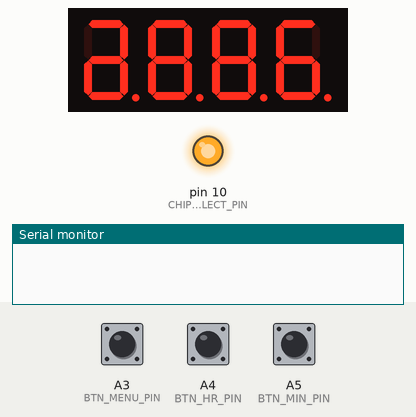
The sketch below on a simulated Arduino Uno, built with avr-gcc and run on an emulated ATmega328P. Parts: 4-digit seven-segment display, output pins drawn as LEDs (lit = HIGH), the last lines printed to the serial monitor. Wiring (inferred from the names in the program): 4-digit 7-segment display, segments lit when LOW: segments pin 3, pin 5, pin 4, pin 8, pin 6, pin 9, pin 7, pin 2; digit selects pin 9, A2, A1, A0. The test bench sets the inputs (shaded band); at power-on: A3 (BTN_MENU_PIN) LOW, A5 (BTN_MIN_PIN) LOW, A4 (BTN_HR_PIN) LOW. The segment pins are drawn as the display they are named for; pins used as bus, display or sensor lines are not drawn.

Above: at 1.2 s.
1.3 s: A3 (BTN_MENU_PIN) pulled HIGH for 0.15 s
2.0 s: A5 (BTN_MIN_PIN) pulled HIGH for 0.15 s
2.7 s: A4 (BTN_HR_PIN) pulled HIGH for 0.15 s
At 2.93 s:
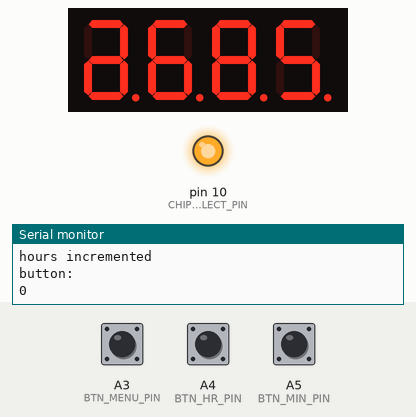
3.4 s: A4 (BTN_HR_PIN) pulled HIGH for 1 s
At 4.7 s:
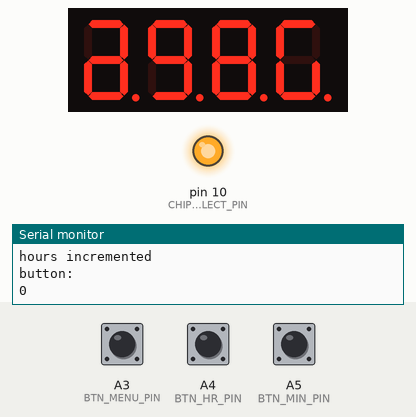
5.0 s: A5 (BTN_MIN_PIN) pulled HIGH for 1 s
At 6.5 s:
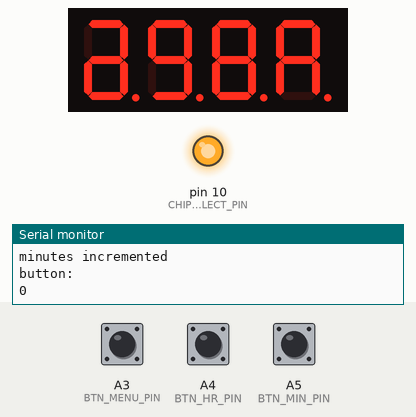
6.6 s: A3 (BTN_MENU_PIN) pulled HIGH for 1 s
At 7.9 s:
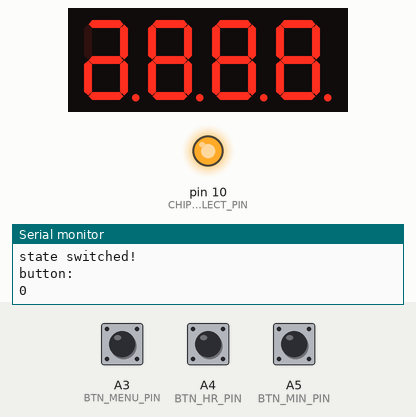
Timing chart, 0 to 9.6 s (numbered marks = the images above; inputs shaded):
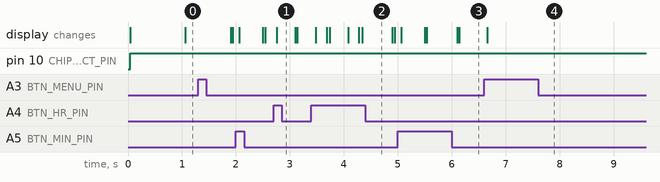

The sketch:

smartalarm.ino
```cpp
#include <SPI.h>
#include <Time.h>
#include <TimeAlarms.h>

//CONSTANTS
#define STATE_SHOWTIME 0
#define STATE_SETTIME 1
#define STATE_SETALARM 2
#define BLINK_FREQ 500
#define BTN_HOLD 2000


// Pin constants
const int BTN_MENU_PIN = A3;
const int BTN_HR_PIN = A4;
const int BTN_MIN_PIN = A5;
const int SPEAKER_PIN = 3;
const int ALARM_LED_PIN = 4;
// Digit select pins
const int DIGIT_1 = 9, DIGIT_2 = A2, DIGIT_3 = A1, DIGIT_4 = A0;
// Chip select for SPI protocol
const int CHIP_SELECT_PIN = 10;

// Last readings for buttons
int last_button_menu = LOW;  // the previous reading from the input pin
int last_button_hour = LOW;  // the previous reading from the input pin
int last_button_minute = LOW;  // the previous reading from the input pin

//Alarm settings and values
int block_length = 30; // measure movement for 30 minutes.
int in_measure_block = false;
int hours = 0;
int mins = 0;
int inc_hours_amount = 0;
int inc_mins_amount = 0;
int blink_delay = 0;

//User interface State
int state = 0;

//Accelerometer registers, values and and pins
char POWER_CTL = 0x2D;  //Power Control Register
char DATA_FORMAT = 0x31;
char DATAX0 = 0x32; //X-Axis Data 0
char DATAX1 = 0x33; //X-Axis Data 1
char DATAY0 = 0x34; //Y-Axis Data 0
char DATAY1 = 0x35; //Y-Axis Data 1
char DATAZ0 = 0x36; //Z-Axis Data 0
char DATAZ1 = 0x37; //Z-Axis Data 1

//This buffer will hold values read from the ADXL345 registers.
char values[10];
//These variables will be used to hold the x,y and z axis accelerometer values.
int acc_x, acc_y, acc_z;
int last_x, last_y, last_z;
int acc_change;

/*
 * SETUP method
 */
void setup() {
    DDRD = DDRD | B11111100; //all pins 2-7 outputs
    pinMode(8, OUTPUT);
    pinMode(9, OUTPUT);
    PORTD = 0x00; // make pins 0-7 LOWs
    PORTB = 0x00; // make pins 8-13 LOWs
    pinMode(DIGIT_2, OUTPUT);
    pinMode(DIGIT_3, OUTPUT);
    pinMode(DIGIT_4, OUTPUT);
    pinMode(SPEAKER_PIN, OUTPUT);
    pinMode(ALARM_LED_PIN, OUTPUT);
    digitalWrite(ALARM_LED_PIN, LOW);
    setTime(0, 0, 0, 0, 0, 0);

    SPI.begin();
    SPI.setDataMode(SPI_MODE3);

    Serial.begin(9600);

    pinMode(CHIP_SELECT_PIN, OUTPUT);
    digitalWrite(CHIP_SELECT_PIN, HIGH);

    //Put the ADXL345 into +/- 2G range by writing the value 0x01 to the DATA_FORMAT register.
    writeRegister(DATA_FORMAT, 0x00);
    //Put the ADXL345 into Measurement Mode by writing 0x08 to the POWER_CTL register.
    writeRegister(POWER_CTL, 0x08);  //Measurement mode
}

/*
 * LOOP method
 */
void loop() {
    int currentTime = millis();
    int delta_time = 0;
    Alarm.delay(0);

    // Check for state button
    onButtonRisingEdge(BTN_MENU_PIN, &last_button_menu, &toggleState);
    //Execute the current state
    switch (state) {
    case STATE_SHOWTIME:
        //show the time
        displayTime(minute(), second());
        break;
    case STATE_SETTIME:
        delta_time = currentTime - blink_delay;
        if (delta_time < BLINK_FREQ) {
            displayTime(minute() + inc_hours_amount, second() + inc_mins_amount);
        } else if (delta_time >= BLINK_FREQ && delta_time < BLINK_FREQ + 100) {
            turnOnSquare(0);
        } else {
            blink_delay = currentTime;
        }
        onButtonRisingEdge(BTN_HR_PIN, &last_button_hour, &incTimeHours);
        onButtonRisingEdge(BTN_MIN_PIN, &last_button_minute, &incTimeMinutes);
        break;
    case STATE_SETALARM:
        displayTime(hours, mins);
        onButtonRisingEdge(BTN_HR_PIN, &last_button_hour, &incHours);
        onButtonRisingEdge(BTN_MIN_PIN, &last_button_minute, &incMinutes);
        break;
    default:
        displayTime(99, 99); //error!
        break;
    }

    // Measure accelerometer data if needed
    if (in_measure_block) {
        //ACCELEROMETER stuff
        //Reading 6 bytes of data starting at register DATAX0 will retrieve the x,y and z acceleration values from the ADXL345.
        //The results of the read operation will get stored to the values[] buffer.
        readRegister(DATAX0, 6, values);

        //The ADXL345 gives 10-bit acceleration values, but they are stored as bytes (8-bits). To get the full value, two bytes must be combined for each axis.
        //The X value is stored in values[0] and values[1].
        acc_x = ((int)values[1] << 8) | (int)values[0];
        //The Y value is stored in values[2] and values[3].
        acc_y = ((int)values[3] << 8) | (int)values[2];
        //The Z value is stored in values[4] and values[5].
        acc_z = ((int)values[5] << 8) | (int)values[4];

        acc_change = abs(last_x - acc_x) + abs(last_y - acc_y) + abs(last_z - acc_z);
        last_x = acc_x;
        last_y = acc_y;
        last_z = acc_z;

        // Print the results to the terminal.
        Serial.print(acc_x, DEC);
        Serial.print(',');
        Serial.print(acc_y, DEC);
        Serial.print(',');
        Serial.println(acc_z, DEC);
        Serial.println(acc_change);

        if (acc_change > 150) {
            alarmSound();
        }
    }
}

/*
 * Walk through the user interface states
 */
void toggleState() {
    state = (state + 1) % 3;
    if (state == 0) { // state switched to 0, set the alarm
        setAlarm();
    } else if (state == 1) {
        blink_delay = millis();
    } else if (state == 2) {
        setTime(0, minute() + inc_hours_amount, second() + inc_mins_amount, day(), month(), year());
        inc_hours_amount = 0;
        inc_mins_amount = 0;
    }
    Serial.println("state switched!");
}

void incHours() {
    hours = (hours + 1) % 24;
    Serial.println("hours incremented");
}

void incMinutes() {
    mins = (mins + 1) % 60;
    Serial.println("minutes incremented");
}

void incTimeHours() {
    inc_hours_amount = (inc_hours_amount + 1) % 24;
    Serial.println("hours incremented");
}

void incTimeMinutes() {
    inc_mins_amount = (inc_mins_amount + 1) % 60;
    Serial.println("minutes incremented");
}
/*
 * Set the alarm to the current hours and minutes set by the user
 */
void setAlarm() {
    Alarm.alarmOnce(0, hours, mins, blockStart); //TODO: reset to hours and mins, instead of minutes and seconds
    Alarm.alarmOnce(0, hours + ((mins + block_length) / 60), (mins + block_length) % 60, alarmSound); //TODO: reset to hours and mins, instead of minutes and seconds
    Serial.print("Alarm set on: ");
    Serial.print(hours);
    Serial.print(":");
    Serial.print(mins);
    Serial.print("\n");

    digitalWrite(ALARM_LED_PIN, HIGH); //Laat zien dat het alarm ingesteld is
}

/*
 * This functions calls the onRisingEdge function
 * whenever the input pin changes from low to high.
 * Requires a lastButtonState var inorder to keep in memory the last state of the button
 */
void onButtonRisingEdge(int pin, int *lastButtonState, void (*onRisingEdge)()) {
    int buttonState = digitalRead(pin);
    if (buttonState != *lastButtonState) {
        Serial.println("button: ");
        Serial.println(buttonState);
        if (buttonState == HIGH) {
            (*onRisingEdge)();
        }
    }

    *lastButtonState = buttonState;
}

/*
 * Is called when the measure block for the alarm has started
 */
void blockStart() {
    Serial.println("Engaging Block");
    in_measure_block = true;
}

/*
 * Is called when the measure block is over, or when the accelerometer has registered movement
 * Generates a simple alarm melody.
 */
void alarmSound() {
    if (in_measure_block) {
        in_measure_block = false;
        digitalWrite(ALARM_LED_PIN, LOW);
        Serial.println("Alarm triggered!");
        tone(SPEAKER_PIN, 440, 500);
        Alarm.delay(100);
        noTone(SPEAKER_PIN);
        tone(SPEAKER_PIN, 523, 500);
        Alarm.delay(100);
        noTone(SPEAKER_PIN);
        tone(SPEAKER_PIN, 659, 500);
        Alarm.delay(100);
        noTone(SPEAKER_PIN);
    }
}

/*
 * A wrapper function for the three functions below,
 * accepts two integers in hours and minutes,
 * and calculates the resulting digits for the display
 */
void displayTime(int hours, int minutes) {
    displayDigitOnSquare(hours / 10, 1);
    displayDigitOnSquare(hours % 10, 2);
    displayDigitOnSquare(minutes / 10, 3);
    displayDigitOnSquare(minutes % 10, 4);
}

/*
 * A wrapper function for the two functions below
 */
void displayDigitOnSquare(int num, int square) {
    turnOnSquare(square);
    displayDigit(num);
    Alarm.delay(0); //This makes sure that the value of the previous digit doesn't 'blend' into the next one
}

/*
 * This function sends a binary coded decimal to the BCD
 */
void displayDigit(int num) {
    switch (num) {
    case 0:
        digitalWrite(8, LOW); // turn off pin 8
        digitalWrite(7, LOW); // turn off pin 7
        digitalWrite(6, LOW); // turn off pin 6
        digitalWrite(5, LOW); // turn off pin 5
        break;
    case 1:
        digitalWrite(8, LOW); // turn off pin 8
        digitalWrite(7, LOW); // turn off pin 7
        digitalWrite(6, LOW); // turn off pin 6
        digitalWrite(5, HIGH); // turn ON pin 5
        break;
    case 2:
        digitalWrite(8, LOW); // turn off pin 8
        digitalWrite(7, LOW); // turn off pin 7
        digitalWrite(6, HIGH); // turn ON pin 6
        digitalWrite(5, LOW); // turn off pin 5
        break;
    case 3:
        digitalWrite(8, LOW); // turn off pin 8
        digitalWrite(7, LOW); // turn off pin 7
        digitalWrite(6, HIGH); // turn ON pin 6
        digitalWrite(5, HIGH); // turn ON pin 5
        break;
    case 4:
        digitalWrite(8, LOW); // turn off pin 8
        digitalWrite(7, HIGH); // turn ON pin 7
        digitalWrite(6, LOW); // turn off pin 6
        digitalWrite(5, LOW); // turn off pin 5
        break;
    case 5:
        digitalWrite(8, LOW); // turn off pin 8
        digitalWrite(7, HIGH); // turn ON pin 7
        digitalWrite(6, LOW); // turn off pin 6
        digitalWrite(5, HIGH); // turn ON pin 5
        break;
    case 6:
        digitalWrite(8, LOW); // turn off pin 8
        digitalWrite(7, HIGH); // turn ON pin 7
        digitalWrite(6, HIGH); // turn ON pin 6
        digitalWrite(5, LOW); // turn off pin 5
        break;
    case 7:
        digitalWrite(8, LOW); // turn off pin 8
        digitalWrite(7, HIGH); // turn ON pin 7
        digitalWrite(6, HIGH); // turn ON pin 6
        digitalWrite(5, HIGH); // turn ON pin 5
        break;
    case 8:
        digitalWrite(8, HIGH); // turn ON pin 8
        digitalWrite(7, LOW); // turn off pin 7
        digitalWrite(6, LOW); // turn off pin 6
        digitalWrite(5, LOW); // turn off pin 5
        break;
    case 9:
        digitalWrite(8, HIGH); // turn ON pin 8
        digitalWrite(7, LOW); // turn off pin 7
        digitalWrite(6, LOW); // turn off pin 6
        digitalWrite(5, HIGH); // turn ON pin 5
        break;
    }
}
/*
 * This function sets the digit select pin on the 7-segment display.
 * An int 0 deselects all the pins, which is useful for blinking the display
 */
void turnOnSquare(int num) {
    switch (num) {
    case 0:
        digitalWrite(DIGIT_2, LOW);
        digitalWrite(DIGIT_3, LOW);
        digitalWrite(DIGIT_4, LOW);
        digitalWrite(DIGIT_1, LOW);
        break;
    case 1:
        digitalWrite(DIGIT_2, LOW);
        digitalWrite(DIGIT_3, LOW);
        digitalWrite(DIGIT_4, LOW);
        digitalWrite(DIGIT_1, HIGH);
        break;
    case 2:
        digitalWrite(DIGIT_1, LOW);
        digitalWrite(DIGIT_3, LOW);
        digitalWrite(DIGIT_4, LOW);
        digitalWrite(DIGIT_2, HIGH);
        break;
    case 3:
        digitalWrite(DIGIT_1, LOW);
        digitalWrite(DIGIT_2, LOW);
        digitalWrite(DIGIT_4, LOW);
        digitalWrite(DIGIT_3, HIGH);
        break;
    case 4:
        digitalWrite(DIGIT_1, LOW);
        digitalWrite(DIGIT_2, LOW);
        digitalWrite(DIGIT_3, LOW);
        digitalWrite(DIGIT_4, HIGH);
        break;
    default:
        // this should never occur, but do what you want here
        break;
    }
}

//This function will write a value to a register on the ADXL345.
//Parameters:
//  char registerAddress - The register to write a value to
//  char value - The value to be written to the specified register.
void writeRegister(char registerAddress, char value) {
    //Set Chip Select pin low to signal the beginning of an SPI packet.
    digitalWrite(CHIP_SELECT_PIN, LOW);
    //Transfer the register address over SPI.
    SPI.transfer(registerAddress);
    //Transfer the desired register value over SPI.
    SPI.transfer(value);
    //Set the Chip Select pin high to signal the end of an SPI packet.
    digitalWrite(CHIP_SELECT_PIN, HIGH);
}

//This function will read a certain number of registers starting from a specified address and store their values in a buffer.
//Parameters:
//  char registerAddress - The register addresse to start the read sequence from.
//  int numBytes - The number of registers that should be read.
//  char * values - A pointer to a buffer where the results of the operation should be stored.
void readRegister(char registerAddress, int numBytes, char *values) {
    //Since we're performing a read operation, the most significant bit of the register address should be set.
    char address = 0x80 | registerAddress;
    //If we're doing a multi-byte read, bit 6 needs to be set as well.
    if (numBytes > 1)address = address | 0x40;

    //Set the Chip select pin low to start an SPI packet.
    digitalWrite(CHIP_SELECT_PIN, LOW);
    //Transfer the starting register address that needs to be read.
    SPI.transfer(address);
    //Continue to read registers until we've read the number specified, storing the results to the input buffer.
    for (int i = 0; i < numBytes; i++) {
        values[i] = SPI.transfer(0x00);
    }
    //Set the Chips Select pin high to end the SPI packet.
    digitalWrite(CHIP_SELECT_PIN, HIGH);
}
```
